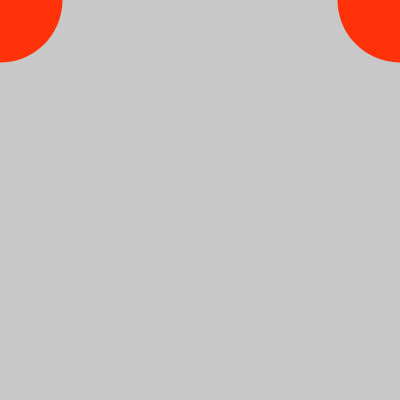
Frame 1 (no input)
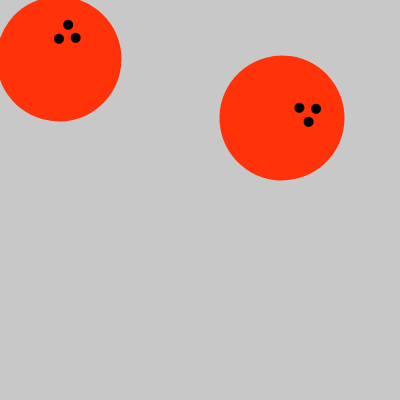
Frame 60 (no input)
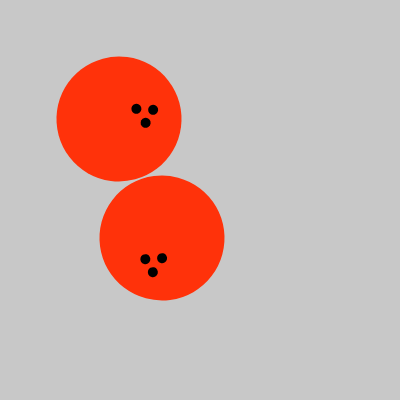
Frame 120 (the mouse pressed at the canvas centre since frame 60)

The p5.js sketch that drew these frames (run headless with seeded random() and noise() and a simulated clock; from frame 60 on, the mouse is pressed at the canvas centre):

// p5.js sketch
// ── sketch.js
let x = 0;
let y = 0;

let x2 = 0;
let y2 = 0;

function setup() {
  createCanvas(400, 400);
  noStroke();
  angleMode(DEGREES);
}

function draw() {
  background(200);

  push();
  translate(x, y);
  rotate(frameCount);
  ball();
  pop();

  push();
  translate(width - x2, y2);
  rotate(frameCount * 2);
  ball();
  pop();

  x = (x + 1) % width;
  y = (y + 1) % height;

  x2 = (x2 + 2) % width;
  y2 = (y2 + 2) % height;
}

function ball() {
  fill(255, 50, 10);
  ellipse(0, 0, 125);
  fill(0);
  ellipse(-25, -25, 10);
  ellipse(-10, -25, 10);
  ellipse(-17.5, -10, 10);
}

// ── BowlingBalls.html
<!doctype html>

<html lang="en">
<head>


  <title>Bowling Balls</title>
  <link rel="stylesheet" href="styles.css">
  <script src="https://cdn.jsdelivr.net/npm/p5@1.0.0/lib/p5.js"></script>
  <script src="sketch.js"></script>
 

</head>

<body>



  
</body>
</html>
